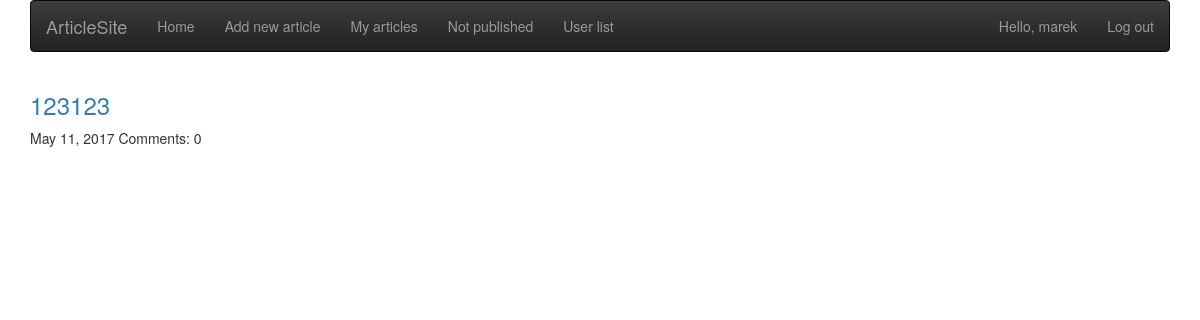
The app's page /my_article/1/ (signed in), older data.
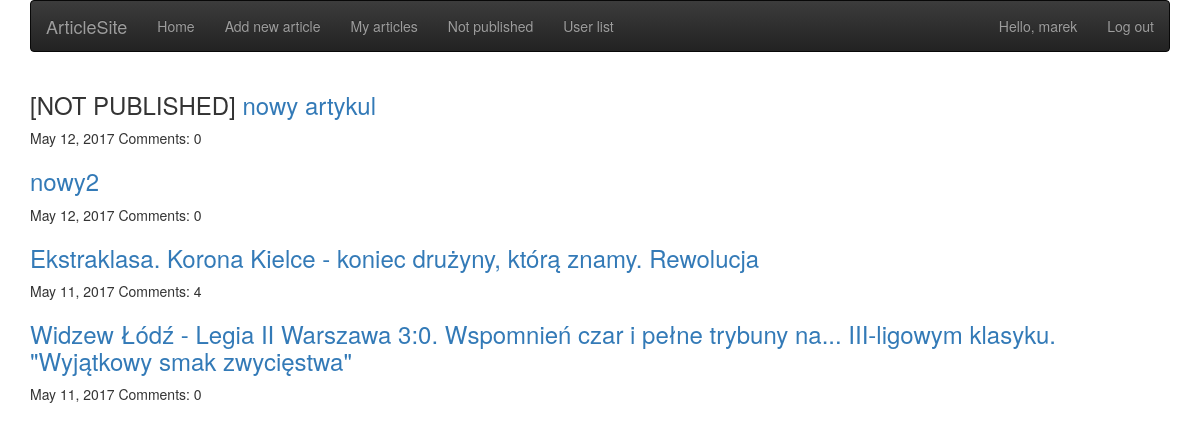
The same page, newer data.
### newspaper/models.py (models this page shows, shortened)
class Article(models.Model):
    author = models.ForeignKey('auth.User', related_name='articles')
    date = models.DateField(default=timezone.now)
    title = models.CharField(max_length=200)
    content = models.TextField()
    is_published = models.BooleanField(default=False)
    photo = models.ImageField(upload_to='pictures', null=True, blank=True)
    def __str__(self):
        return str(self.title)

### newspaper/views.py (the view)
# urls.py: url(r'^my_article/(?P<user>[0-9]+)/$', views.my_article, name='my_article'),
@login_required
def my_article(request, user):
    articles_list = Article.objects.filter(author=user).order_by('-date')
    return render(request, 'newspaper/my_article.html', {'article_list': articles_list})

### newspaper/templates/newspaper/my_article.html
{% extends 'newspaper/home.html' %}
{% block content %}
    <div>
    {% for article in article_list %}
        <h3>{% if article.is_published == False %}[NOT PUBLISHED] {% endif %}
            <a href="{% url 'article_detail' pk=article.pk %}">{{ article }}</a></h3>
        <p>{{ article.date }} Comments: {{ article.comments.count }}</p>
    {% endfor %}
    </div>
{% endblock %}

### newspaper/templates/newspaper/home.html (shortened to what this page needs)
<!DOCTYPE html>
<html lang="en">
<head>
    <link rel="stylesheet" href="//maxcdn.bootstrapcdn.com/bootstrap/3.2.0/css/bootstrap.min.css">
    <link rel="stylesheet" href="//maxcdn.bootstrapcdn.com/bootstrap/3.2.0/css/bootstrap-theme.min.css">
</head>
<body>
<body>
    <div class="container">
        <nav class="navbar navbar-inverse">
          <div class="container-fluid">
            <div class="navbar-header">
              <a class="navbar-brand" href="/" >ArticleSite</a>
            </div>
            <ul class="nav navbar-nav">
              <li><a href="/">Home</a></li>
              {% if user.is_authenticated %}
                  <li><a href="{% url 'article_new' %}" >Add new article</a></li>
                  <li><a href="{% url 'my_article' user=user.pk %}" >My articles</a></li>
              {% endif %}
              {% if user.is_staff %}
                  <li><a href="{% url 'not_published_list' %}" >Not published</a></li>
                  <li><a href="{% url 'user_list' %}" >User list</a></li>
              {% endif %}
            </ul>
            <ul class="nav navbar-nav navbar-right">
              {% if user.is_authenticated %}
                  <li><a>Hello, {{ user.username }}</a></li>
                  <li><a href="{% url 'logout' %}">Log out</a></li>
              {% else %}
                <li><a href="{% url 'user_new' %}"><span class="glyphicon glyphicon-user"></span> Register</a></li>
                <li><a href="{% url 'login' %}"><span class="glyphicon glyphicon-log-in"></span> Login</a></li>
              {% endif %}
            </ul>
          </div>
        </nav>
    </div>
        <div class="content container">
            {% block content %}
            {% endblock %}
        </div>
</body>
</html>

Row changes from the older to the newer data that the page shows:
removed Article: title "123123", date "May 11, 2017", comments.count "0"
added Article: is_published "[NOT PUBLISHED]", title "nowy artykul", date "May 12, 2017", comments.count "0"
added Article: title "nowy2", date "May 12, 2017", comments.count "0"
added Article: title "Ekstraklasa. Korona Kielce - koniec drużyny, którą znamy. Rewolucja", date "May 11, 2017", comments.count "4"
added Article: title "Widzew Łódź - Legia II Warszawa 3:0. Wspomnień czar i pełne trybuny na... III-ligowym klasyku. \"Wyjątkowy smak zwycięstwa\"", date "May 11, 2017", comments.count "0"
